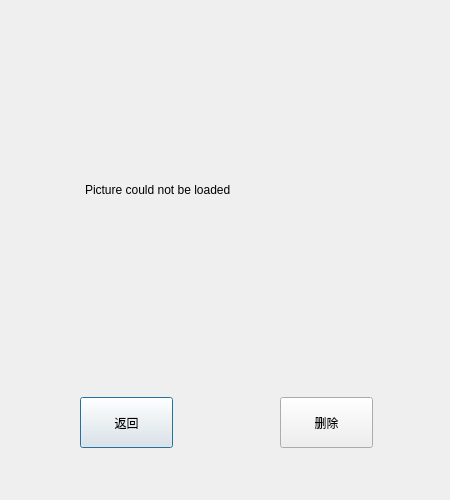
<?xml version="1.0" encoding="UTF-8"?>
<ui version="4.0">
 <class>productInfo</class>
 <widget class="QDialog" name="productInfo">
  <property name="geometry">
   <rect>
    <x>0</x>
    <y>0</y>
    <width>450</width>
    <height>500</height>
   </rect>
  </property>
  <property name="sizePolicy">
   <sizepolicy hsizetype="Fixed" vsizetype="Fixed">
    <horstretch>0</horstretch>
    <verstretch>0</verstretch>
   </sizepolicy>
  </property>
  <property name="minimumSize">
   <size>
    <width>450</width>
    <height>500</height>
   </size>
  </property>
  <property name="maximumSize">
   <size>
    <width>450</width>
    <height>500</height>
   </size>
  </property>
  <property name="windowTitle">
   <string>Dialog</string>
  </property>
  <widget class="QPushButton" name="pushButton_return">
   <property name="geometry">
    <rect>
     <x>80</x>
     <y>397</y>
     <width>93</width>
     <height>51</height>
    </rect>
   </property>
   <property name="text">
    <string>返回</string>
   </property>
  </widget>
  <widget class="QPushButton" name="pushButton_delete">
   <property name="geometry">
    <rect>
     <x>280</x>
     <y>397</y>
     <width>93</width>
     <height>51</height>
    </rect>
   </property>
   <property name="text">
    <string>删除</string>
   </property>
  </widget>
  <widget class="QLabel" name="label">
   <property name="geometry">
    <rect>
     <x>85</x>
     <y>40</y>
     <width>280</width>
     <height>300</height>
    </rect>
   </property>
   <property name="sizePolicy">
    <sizepolicy hsizetype="Fixed" vsizetype="Fixed">
     <horstretch>0</horstretch>
     <verstretch>0</verstretch>
    </sizepolicy>
   </property>
   <property name="text">
    <string>Picture could not be loaded</string>
   </property>
  </widget>
 </widget>
 <resources/>
 <connections/>
</ui>
